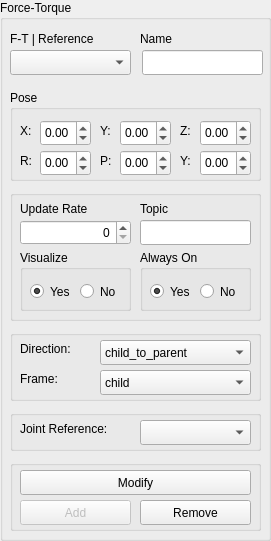
     <widget class="QGroupBox" name="ft_group">
      <property name="geometry">
       <rect>
        <x>300</x>
        <y>20</y>
        <width>271</width>
        <height>541</height>
       </rect>
      </property>
      <property name="title">
       <string>Force-Torque</string>
      </property>
      <widget class="QGroupBox" name="groupBox_189">
       <property name="geometry">
        <rect>
         <x>10</x>
         <y>190</y>
         <width>251</width>
         <height>131</height>
        </rect>
       </property>
       <property name="title">
        <string/>
       </property>
       <widget class="QLabel" name="label_599">
        <property name="geometry">
         <rect>
          <x>10</x>
          <y>10</y>
          <width>101</width>
          <height>17</height>
         </rect>
        </property>
        <property name="text">
         <string>Update Rate</string>
        </property>
       </widget>
       <widget class="QLineEdit" name="ft_topic">
        <property name="geometry">
         <rect>
          <x>130</x>
          <y>30</y>
          <width>111</width>
          <height>25</height>
         </rect>
        </property>
       </widget>
       <widget class="QLabel" name="label_600">
        <property name="geometry">
         <rect>
          <x>130</x>
          <y>10</y>
          <width>41</width>
          <height>17</height>
         </rect>
        </property>
        <property name="text">
         <string>Topic</string>
        </property>
       </widget>
       <widget class="QDoubleSpinBox" name="ft_update_rate">
        <property name="geometry">
         <rect>
          <x>10</x>
          <y>30</y>
          <width>111</width>
          <height>25</height>
         </rect>
        </property>
        <property name="alignment">
         <set>Qt::AlignRight|Qt::AlignTrailing|Qt::AlignVCenter</set>
        </property>
        <property name="decimals">
         <number>0</number>
        </property>
       </widget>
       <widget class="QGroupBox" name="groupBox_190">
        <property name="geometry">
         <rect>
          <x>130</x>
          <y>60</y>
          <width>111</width>
          <height>61</height>
         </rect>
        </property>
        <property name="title">
         <string>Always On</string>
        </property>
        <widget class="QRadioButton" name="ft_on_yes">
         <property name="geometry">
          <rect>
           <x>10</x>
           <y>30</y>
           <width>112</width>
           <height>23</height>
          </rect>
         </property>
         <property name="text">
          <string>Yes</string>
         </property>
         <property name="checked">
          <bool>true</bool>
         </property>
        </widget>
        <widget class="QRadioButton" name="ft_on_no">
         <property name="geometry">
          <rect>
           <x>60</x>
           <y>30</y>
           <width>41</width>
           <height>23</height>
          </rect>
         </property>
         <property name="text">
          <string>No</string>
         </property>
        </widget>
       </widget>
       <widget class="QGroupBox" name="groupBox_191">
        <property name="geometry">
         <rect>
          <x>10</x>
          <y>60</y>
          <width>111</width>
          <height>61</height>
         </rect>
        </property>
        <property name="title">
         <string>Visualize</string>
        </property>
        <widget class="QRadioButton" name="ft_viz_yes">
         <property name="geometry">
          <rect>
           <x>10</x>
           <y>30</y>
           <width>61</width>
           <height>23</height>
          </rect>
         </property>
         <property name="text">
          <string>Yes</string>
         </property>
         <property name="checked">
          <bool>true</bool>
         </property>
        </widget>
        <widget class="QRadioButton" name="ft_viz_no">
         <property name="geometry">
          <rect>
           <x>60</x>
           <y>30</y>
           <width>41</width>
           <height>23</height>
          </rect>
         </property>
         <property name="text">
          <string>No</string>
         </property>
        </widget>
       </widget>
      </widget>
      <widget class="QLabel" name="label_601">
       <property name="geometry">
        <rect>
         <x>10</x>
         <y>30</y>
         <width>121</width>
         <height>17</height>
        </rect>
       </property>
       <property name="text">
        <string>F-T | Reference</string>
       </property>
      </widget>
      <widget class="QGroupBox" name="groupBox_192">
       <property name="geometry">
        <rect>
         <x>10</x>
         <y>410</y>
         <width>251</width>
         <height>41</height>
        </rect>
       </property>
       <property name="title">
        <string/>
       </property>
       <widget class="QComboBox" name="ft_reference">
        <property name="geometry">
         <rect>
          <x>130</x>
          <y>10</y>
          <width>111</width>
          <height>25</height>
         </rect>
        </property>
       </widget>
       <widget class="QLabel" name="label_602">
        <property name="geometry">
         <rect>
          <x>10</x>
          <y>10</y>
          <width>121</width>
          <height>17</height>
         </rect>
        </property>
        <property name="text">
         <string>Joint Reference:</string>
        </property>
       </widget>
      </widget>
      <widget class="QGroupBox" name="groupBox_193">
       <property name="geometry">
        <rect>
         <x>10</x>
         <y>460</y>
         <width>251</width>
         <height>71</height>
        </rect>
       </property>
       <property name="title">
        <string/>
       </property>
       <widget class="QPushButton" name="ft_modify_button">
        <property name="geometry">
         <rect>
          <x>10</x>
          <y>10</y>
          <width>231</width>
          <height>25</height>
         </rect>
        </property>
        <property name="text">
         <string>Modify</string>
        </property>
       </widget>
       <widget class="QPushButton" name="ft_add_button">
        <property name="enabled">
         <bool>false</bool>
        </property>
        <property name="geometry">
         <rect>
          <x>10</x>
          <y>40</y>
          <width>111</width>
          <height>25</height>
         </rect>
        </property>
        <property name="text">
         <string>Add</string>
        </property>
       </widget>
       <widget class="QPushButton" name="ft_remove_button">
        <property name="geometry">
         <rect>
          <x>130</x>
          <y>40</y>
          <width>111</width>
          <height>25</height>
         </rect>
        </property>
        <property name="text">
         <string>Remove</string>
        </property>
       </widget>
      </widget>
      <widget class="QGroupBox" name="groupBox_194">
       <property name="geometry">
        <rect>
         <x>10</x>
         <y>330</y>
         <width>251</width>
         <height>71</height>
        </rect>
       </property>
       <property name="title">
        <string/>
       </property>
       <widget class="QLabel" name="label_603">
        <property name="geometry">
         <rect>
          <x>10</x>
          <y>10</y>
          <width>71</width>
          <height>17</height>
         </rect>
        </property>
        <property name="text">
         <string>Direction:</string>
        </property>
       </widget>
       <widget class="QLabel" name="label_604">
        <property name="geometry">
         <rect>
          <x>10</x>
          <y>40</y>
          <width>67</width>
          <height>17</height>
         </rect>
        </property>
        <property name="text">
         <string>Frame:</string>
        </property>
       </widget>
       <widget class="QComboBox" name="ft_direction">
        <property name="geometry">
         <rect>
          <x>90</x>
          <y>10</y>
          <width>151</width>
          <height>25</height>
         </rect>
        </property>
        <item>
         <property name="text">
          <string>child_to_parent</string>
         </property>
        </item>
        <item>
         <property name="text">
          <string>parent_to_child</string>
         </property>
        </item>
       </widget>
       <widget class="QComboBox" name="ft_frame">
        <property name="geometry">
         <rect>
          <x>90</x>
          <y>40</y>
          <width>151</width>
          <height>25</height>
         </rect>
        </property>
        <item>
         <property name="text">
          <string>child</string>
         </property>
        </item>
        <item>
         <property name="text">
          <string>parent</string>
         </property>
        </item>
        <item>
         <property name="text">
          <string>sensor</string>
         </property>
        </item>
       </widget>
      </widget>
      <widget class="QComboBox" name="ft_select">
       <property name="geometry">
        <rect>
         <x>10</x>
         <y>50</y>
         <width>121</width>
         <height>25</height>
        </rect>
       </property>
       <property name="editable">
        <bool>false</bool>
       </property>
      </widget>
      <widget class="QGroupBox" name="groupBox_195">
       <property name="geometry">
        <rect>
         <x>10</x>
         <y>90</y>
         <width>251</width>
         <height>91</height>
        </rect>
       </property>
       <property name="title">
        <string>Pose</string>
       </property>
       <widget class="QDoubleSpinBox" name="ft_x">
        <property name="geometry">
         <rect>
          <x>30</x>
          <y>30</y>
          <width>51</width>
          <height>26</height>
         </rect>
        </property>
        <property name="minimum">
         <double>-99.989999999999995</double>
        </property>
       </widget>
       <widget class="QDoubleSpinBox" name="ft_y">
        <property name="geometry">
         <rect>
          <x>110</x>
          <y>30</y>
          <width>51</width>
          <height>26</height>
         </rect>
        </property>
        <property name="minimum">
         <double>-99.989999999999995</double>
        </property>
       </widget>
       <widget class="QDoubleSpinBox" name="ft_z">
        <property name="geometry">
         <rect>
          <x>190</x>
          <y>30</y>
          <width>51</width>
          <height>26</height>
         </rect>
        </property>
        <property name="minimum">
         <double>-99.989999999999995</double>
        </property>
       </widget>
       <widget class="QLabel" name="label_605">
        <property name="geometry">
         <rect>
          <x>10</x>
          <y>30</y>
          <width>21</width>
          <height>21</height>
         </rect>
        </property>
        <property name="text">
         <string>X:</string>
        </property>
       </widget>
       <widget class="QLabel" name="label_606">
        <property name="geometry">
         <rect>
          <x>90</x>
          <y>30</y>
          <width>21</width>
          <height>21</height>
         </rect>
        </property>
        <property name="text">
         <string>Y:</string>
        </property>
       </widget>
       <widget class="QLabel" name="label_607">
        <property name="geometry">
         <rect>
          <x>170</x>
          <y>30</y>
          <width>21</width>
          <height>21</height>
         </rect>
        </property>
        <property name="text">
         <string>Z:</string>
        </property>
       </widget>
       <widget class="QDoubleSpinBox" name="ft_yaw">
        <property name="geometry">
         <rect>
          <x>190</x>
          <y>60</y>
          <width>51</width>
          <height>26</height>
         </rect>
        </property>
        <property name="minimum">
         <double>-180.000000000000000</double>
        </property>
        <property name="maximum">
         <double>180.000000000000000</double>
        </property>
        <property name="singleStep">
         <double>45.000000000000000</double>
        </property>
       </widget>
       <widget class="QDoubleSpinBox" name="ft_p">
        <property name="geometry">
         <rect>
          <x>110</x>
          <y>60</y>
          <width>51</width>
          <height>26</height>
         </rect>
        </property>
        <property name="minimum">
         <double>-180.000000000000000</double>
        </property>
        <property name="maximum">
         <double>180.000000000000000</double>
        </property>
        <property name="singleStep">
         <double>45.000000000000000</double>
        </property>
       </widget>
       <widget class="QDoubleSpinBox" name="ft_r">
        <property name="geometry">
         <rect>
          <x>30</x>
          <y>60</y>
          <width>51</width>
          <height>26</height>
         </rect>
        </property>
        <property name="minimum">
         <double>-180.000000000000000</double>
        </property>
        <property name="maximum">
         <double>180.000000000000000</double>
        </property>
        <property name="singleStep">
         <double>45.000000000000000</double>
        </property>
       </widget>
       <widget class="QLabel" name="label_608">
        <property name="geometry">
         <rect>
          <x>10</x>
          <y>60</y>
          <width>21</width>
          <height>21</height>
         </rect>
        </property>
        <property name="text">
         <string>R:</string>
        </property>
       </widget>
       <widget class="QLabel" name="label_609">
        <property name="geometry">
         <rect>
          <x>90</x>
          <y>60</y>
          <width>21</width>
          <height>21</height>
         </rect>
        </property>
        <property name="text">
         <string>P:</string>
        </property>
       </widget>
       <widget class="QLabel" name="label_610">
        <property name="geometry">
         <rect>
          <x>170</x>
          <y>60</y>
          <width>21</width>
          <height>21</height>
         </rect>
        </property>
        <property name="text">
         <string>Y:</string>
        </property>
       </widget>
      </widget>
      <widget class="QLineEdit" name="ft_name">
       <property name="geometry">
        <rect>
         <x>142</x>
         <y>50</y>
         <width>121</width>
         <height>25</height>
        </rect>
       </property>
      </widget>
      <widget class="QLabel" name="label_611">
       <property name="geometry">
        <rect>
         <x>140</x>
         <y>30</y>
         <width>91</width>
         <height>17</height>
        </rect>
       </property>
       <property name="text">
        <string>Name</string>
       </property>
      </widget>
     </widget>
